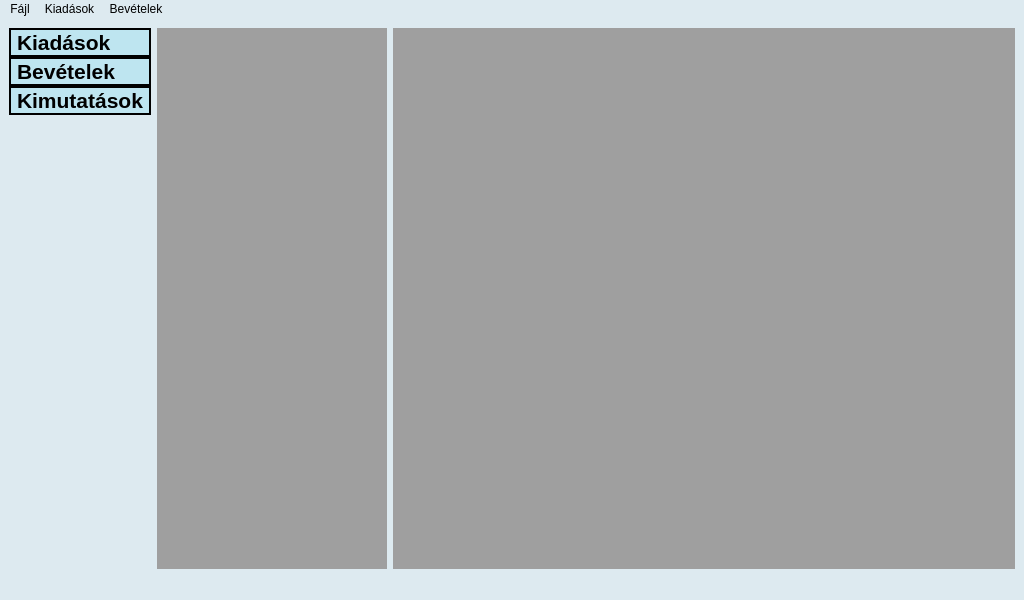
<?xml version="1.0" encoding="UTF-8"?>
<ui version="4.0">
 <class>MainWindow</class>
 <widget class="QMainWindow" name="MainWindow">
  <property name="geometry">
   <rect>
    <x>0</x>
    <y>0</y>
    <width>1024</width>
    <height>600</height>
   </rect>
  </property>
  <property name="sizePolicy">
   <sizepolicy hsizetype="MinimumExpanding" vsizetype="MinimumExpanding">
    <horstretch>0</horstretch>
    <verstretch>0</verstretch>
   </sizepolicy>
  </property>
  <property name="minimumSize">
   <size>
    <width>1024</width>
    <height>600</height>
   </size>
  </property>
  <property name="windowTitle">
   <string>Family Financies</string>
  </property>
  <property name="windowIcon">
   <iconset resource="resources.qrc">
    <normaloff>:/icons/Resources/MainWindow-icon.png</normaloff>:/icons/Resources/MainWindow-icon.png</iconset>
  </property>
  <property name="styleSheet">
   <string notr="true">background-color: rgb(221, 234, 240);

</string>
  </property>
  <widget class="QWidget" name="centralwidget">
   <property name="sizePolicy">
    <sizepolicy hsizetype="Preferred" vsizetype="Preferred">
     <horstretch>0</horstretch>
     <verstretch>0</verstretch>
    </sizepolicy>
   </property>
   <layout class="QHBoxLayout" name="horizontalLayout">
    <property name="sizeConstraint">
     <enum>QLayout::SetDefaultConstraint</enum>
    </property>
    <item>
     <layout class="QVBoxLayout" name="verticalLayout" stretch="0,0,1">
      <property name="spacing">
       <number>0</number>
      </property>
      <property name="sizeConstraint">
       <enum>QLayout::SetDefaultConstraint</enum>
      </property>
      <item>
       <widget class="QLabel" name="labelExpanse">
        <property name="maximumSize">
         <size>
          <width>16777215</width>
          <height>175</height>
         </size>
        </property>
        <property name="font">
         <font>
          <pointsize>16</pointsize>
          <bold>true</bold>
         </font>
        </property>
        <property name="styleSheet">
         <string notr="true">background-color: rgb(190, 229, 240);
border: 2px solid black;</string>
        </property>
        <property name="text">
         <string>Kiadások</string>
        </property>
       </widget>
      </item>
      <item>
       <widget class="QLabel" name="labelIncome">
        <property name="sizePolicy">
         <sizepolicy hsizetype="Preferred" vsizetype="Preferred">
          <horstretch>0</horstretch>
          <verstretch>0</verstretch>
         </sizepolicy>
        </property>
        <property name="font">
         <font>
          <pointsize>16</pointsize>
          <bold>true</bold>
         </font>
        </property>
        <property name="styleSheet">
         <string notr="true">background-color: rgb(190, 229, 240);
border: 2px solid black;</string>
        </property>
        <property name="text">
         <string>Bevételek</string>
        </property>
        <property name="scaledContents">
         <bool>false</bool>
        </property>
        <property name="wordWrap">
         <bool>false</bool>
        </property>
       </widget>
      </item>
      <item alignment="Qt::AlignTop">
       <widget class="QLabel" name="labelStats">
        <property name="font">
         <font>
          <pointsize>16</pointsize>
          <bold>true</bold>
         </font>
        </property>
        <property name="styleSheet">
         <string notr="true">background-color: rgb(190, 229, 240);
border: 2px solid black;</string>
        </property>
        <property name="text">
         <string>Kimutatások</string>
        </property>
       </widget>
      </item>
     </layout>
    </item>
    <item>
     <widget class="QMdiArea" name="mdiAreaSubMenu">
      <property name="sizePolicy">
       <sizepolicy hsizetype="Expanding" vsizetype="Expanding">
        <horstretch>0</horstretch>
        <verstretch>0</verstretch>
       </sizepolicy>
      </property>
      <property name="minimumSize">
       <size>
        <width>230</width>
        <height>0</height>
       </size>
      </property>
      <property name="maximumSize">
       <size>
        <width>230</width>
        <height>16777215</height>
       </size>
      </property>
      <property name="styleSheet">
       <string notr="true"/>
      </property>
      <property name="sizeAdjustPolicy">
       <enum>QAbstractScrollArea::AdjustToContents</enum>
      </property>
      <property name="viewMode">
       <enum>QMdiArea::SubWindowView</enum>
      </property>
      <property name="documentMode">
       <bool>false</bool>
      </property>
      <property name="tabsClosable">
       <bool>false</bool>
      </property>
      <property name="tabsMovable">
       <bool>false</bool>
      </property>
     </widget>
    </item>
    <item>
     <widget class="QMdiArea" name="mdiAreaActivity">
      <property name="styleSheet">
       <string notr="true"/>
      </property>
     </widget>
    </item>
   </layout>
  </widget>
  <widget class="QMenuBar" name="menubar">
   <property name="geometry">
    <rect>
     <x>0</x>
     <y>0</y>
     <width>1024</width>
     <height>22</height>
    </rect>
   </property>
   <widget class="QMenu" name="menuFile">
    <property name="title">
     <string>Fájl</string>
    </property>
   </widget>
   <widget class="QMenu" name="menuIncomes">
    <property name="title">
     <string>Bevételek</string>
    </property>
   </widget>
   <widget class="QMenu" name="menuExpenses">
    <property name="geometry">
     <rect>
      <x>373</x>
      <y>102</y>
      <width>233</width>
      <height>262</height>
     </rect>
    </property>
    <property name="title">
     <string>Kiadások</string>
    </property>
    <addaction name="actionAddBlock"/>
    <addaction name="actionAddItem"/>
    <addaction name="separator"/>
    <addaction name="actionManageHouse"/>
    <addaction name="separator"/>
    <addaction name="actionManageChild"/>
    <addaction name="separator"/>
    <addaction name="actionManageCar"/>
    <addaction name="separator"/>
    <addaction name="actionHealthcare"/>
    <addaction name="actionCredits"/>
    <addaction name="actionOthers"/>
   </widget>
   <addaction name="menuFile"/>
   <addaction name="menuExpenses"/>
   <addaction name="menuIncomes"/>
  </widget>
  <widget class="QStatusBar" name="statusbar"/>
  <action name="actionAddBlock">
   <property name="text">
    <string>Blokk hozzáadása</string>
   </property>
  </action>
  <action name="actionAddItem">
   <property name="text">
    <string>Tétel hozzáadása</string>
   </property>
  </action>
  <action name="actionManageHouse">
   <property name="text">
    <string>Ingatlannal kapcsolatos kiadások</string>
   </property>
  </action>
  <action name="actionManageChild">
   <property name="text">
    <string>Gyermek kiadásai</string>
   </property>
   <property name="iconText">
    <string>Gyermekkel kapcsolatos kiadások</string>
   </property>
  </action>
  <action name="actionManageCar">
   <property name="text">
    <string>Autóval kapcsolatos kiadások</string>
   </property>
  </action>
  <action name="actionHealthcare">
   <property name="text">
    <string>Orvos</string>
   </property>
  </action>
  <action name="actionCredits">
   <property name="text">
    <string>Hitelek</string>
   </property>
  </action>
  <action name="actionOthers">
   <property name="text">
    <string>Egyéb</string>
   </property>
  </action>
 </widget>
 <resources>
  <include location="resources.qrc"/>
 </resources>
 <connections/>
</ui>
